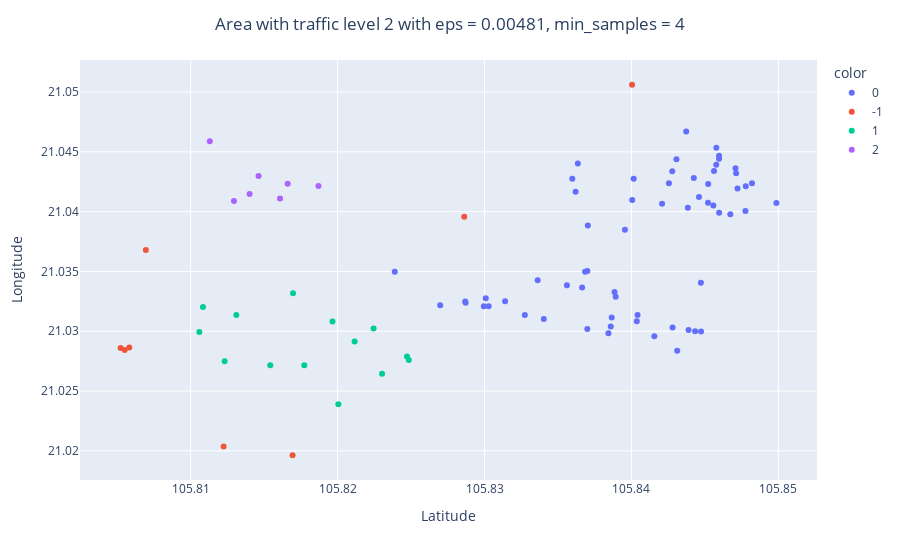

The notebook cell saved with this chart:
### Code cell
after_fig2 = px.scatter(TF_2,
                        x = "Latitude" , 
                        y = "Longitude", 
                        color=TF_2['labels'].astype(str),
                        )
after_fig2.update_layout(
            title={
            'text' : "Area with traffic level 2 with eps = 0.00481, min_samples = 4",
            'x':0.5,
            'xanchor': 'center',
        })
after_fig2

### Figure 1 — Plotly figure (JSON) as saved in the notebook; plotly's stock layout.template omitted (floating-point values rounded to 4 significant figures)
{"data": [{"hovertemplate": "color=0<br>Latitude=%{x}<br>Longitude=%{y}<extra></extra>", "legendgroup": "0", "marker": {"color": "#636efa", "symbol": "circle"}, "mode": "markers", "name": "0", "orientation": "v", "showlegend": true, "type": "scatter", "x": [105.8, 105.8, 105.8, 105.8, 105.8, 105.8, 105.8, 105.8, 105.8, 105.8, 105.8, 105.8, 105.8, 105.8, 105.8, 105.8, 105.8, 105.8, 105.8, 105.8, 105.8, 105.8, 105.8, 105.8, 105.8, 105.8, 105.8, 105.8, 105.8, 105.8, 105.8, 105.8, 105.8, 105.8, 105.8, 105.8, 105.8, 105.8, 105.8, 105.8, 105.8, 105.8, 105.8, 105.8, 105.8, 105.8, 105.8, 105.8, 105.8, 105.8, 105.8, 105.8, 105.8, 105.8, 105.8, 105.8, 105.8, 105.8, 105.8, 105.8, 105.8, 105.8], "xaxis": "x", "y": [21.03, 21.03, 21.03, 21.03, 21.03, 21.03, 21.04, 21.04, 21.04, 21.04, 21.05, 21.03, 21.03, 21.03, 21.04, 21.04, 21.03, 21.03, 21.03, 21.04, 21.04, 21.04, 21.04, 21.04, 21.04, 21.04, 21.04, 21.04, 21.04, 21.04, 21.04, 21.03, 21.03, 21.03, 21.04, 21.04, 21.04, 21.04, 21.04, 21.05, 21.03, 21.04, 21.03, 21.03, 21.03, 21.03, 21.04, 21.03, 21.03, 21.04, 21.04, 21.04, 21.04, 21.03, 21.03, 21.04, 21.04, 21.03, 21.03, 21.03, 21.03, 21.03], "yaxis": "y"}, {"hovertemplate": "color=-1<br>Latitude=%{x}<br>Longitude=%{y}<extra></extra>", "legendgroup": "-1", "marker": {"color": "#EF553B", "symbol": "circle"}, "mode": "markers", "name": "-1", "orientation": "v", "showlegend": true, "type": "scatter", "x": [105.8, 105.8, 105.8, 105.8, 105.8, 105.8, 105.8, 105.8], "xaxis": "x", "y": [21.04, 21.03, 21.03, 21.03, 21.04, 21.02, 21.02, 21.05], "yaxis": "y"}, {"hovertemplate": "color=1<br>Latitude=%{x}<br>Longitude=%{y}<extra></extra>", "legendgroup": "1", "marker": {"color": "#00cc96", "symbol": "circle"}, "mode": "markers", "name": "1", "orientation": "v", "showlegend": true, "type": "scatter", "x": [105.8, 105.8, 105.8, 105.8, 105.8, 105.8, 105.8, 105.8, 105.8, 105.8, 105.8, 105.8, 105.8, 105.8], "xaxis": "x", "y": [21.03, 21.03, 21.03, 21.03, 21.03, 21.02, 21.03, 21.03, 21.03, 21.03, 21.03, 21.03, 21.03, 21.03], "yaxis": "y"}, {"hovertemplate": "color=2<br>Latitude=%{x}<br>Longitude=%{y}<extra></extra>", "legendgroup": "2", "marker": {"color": "#ab63fa", "symbol": "circle"}, "mode": "markers", "name": "2", "orientation": "v", "showlegend": true, "type": "scatter", "x": [105.8, 105.8, 105.8, 105.8, 105.8, 105.8, 105.8], "xaxis": "x", "y": [21.04, 21.04, 21.04, 21.04, 21.04, 21.05, 21.04], "yaxis": "y"}], "layout": {"legend": {"title": {"text": "color"}, "tracegroupgap": 0}, "margin": {"t": 60}, "title": {"text": "Area with traffic level 2 with eps = 0.00481, min_samples = 4", "x": 0.5, "xanchor": "center"}, "xaxis": {"anchor": "y", "domain": [0, 1], "title": {"text": "Latitude"}}, "yaxis": {"anchor": "x", "domain": [0, 1], "title": {"text": "Longitude"}}}}
